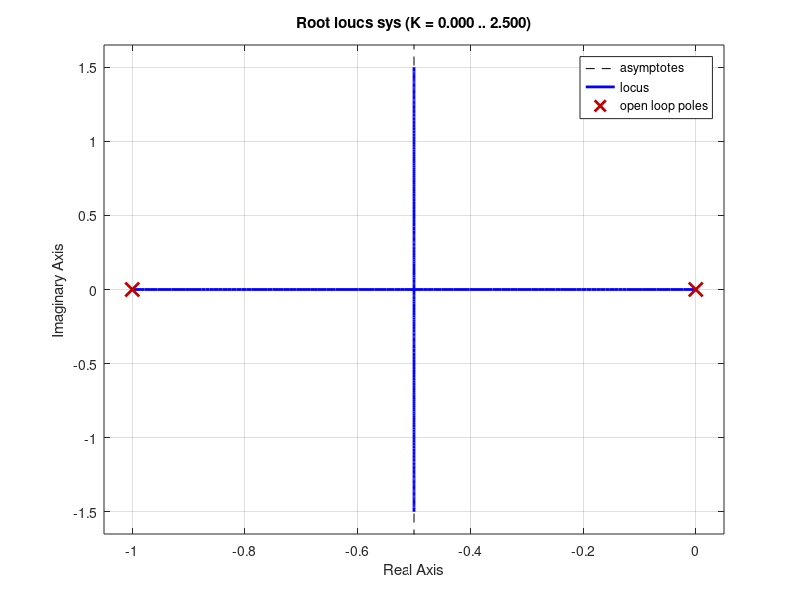

MATLAB code to generate this figure:
% ME351 In-class Motor Problem Matlab Code
% Root locus and Lead/lag example
% Dylan Qiu, ME '27

clear all; close all; clc;

K = 1;
tau = 1;

% Input transfer
figure(1);
num = 1;
den = [tau 1 0];
sys = tf(num,den);

step(sys)
title('Open-loop response');
%cltf = feedback(sys)
rlocus(sys)

% In factored form 
